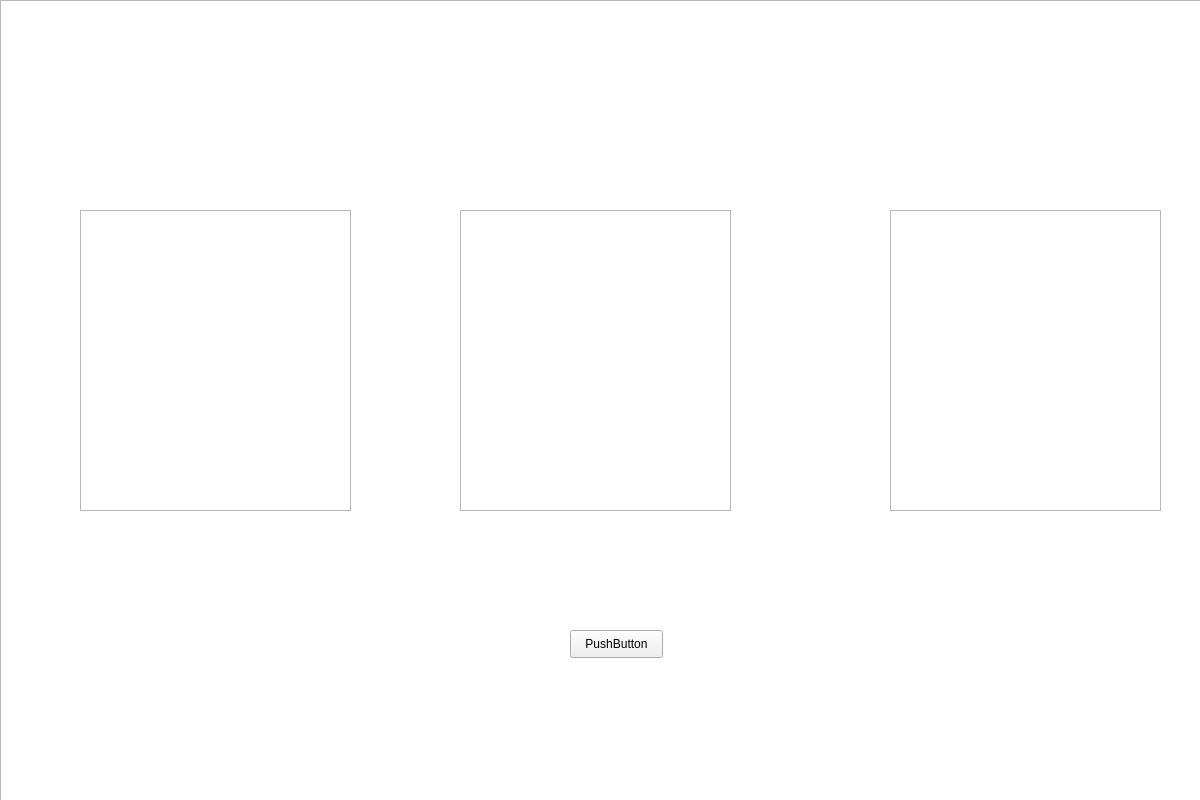
<?xml version="1.0" encoding="UTF-8"?>
<ui version="4.0">
 <class>StartingPage</class>
 <widget class="QWidget" name="StartingPage">
  <property name="geometry">
   <rect>
    <x>0</x>
    <y>0</y>
    <width>1200</width>
    <height>800</height>
   </rect>
  </property>
  <property name="windowTitle">
   <string>Form</string>
  </property>
  <property name="styleSheet">
   <string notr="true"/>
  </property>
  <widget class="QPushButton" name="pushButton">
   <property name="geometry">
    <rect>
     <x>570</x>
     <y>630</y>
     <width>93</width>
     <height>28</height>
    </rect>
   </property>
   <property name="text">
    <string>PushButton</string>
   </property>
  </widget>
  <widget class="QGraphicsView" name="SmartGuy">
   <property name="geometry">
    <rect>
     <x>80</x>
     <y>210</y>
     <width>271</width>
     <height>301</height>
    </rect>
   </property>
   <property name="styleSheet">
    <string notr="true">background-image : url(&quot;:/images/images/main_smart&quot;)</string>
   </property>
  </widget>
  <widget class="QGraphicsView" name="CoolGuy">
   <property name="geometry">
    <rect>
     <x>460</x>
     <y>210</y>
     <width>271</width>
     <height>301</height>
    </rect>
   </property>
   <property name="styleSheet">
    <string notr="true">background-image : url(&quot;:/images/images/main_cool&quot;)</string>
   </property>
  </widget>
  <widget class="QGraphicsView" name="LazyGuy">
   <property name="geometry">
    <rect>
     <x>890</x>
     <y>210</y>
     <width>271</width>
     <height>301</height>
    </rect>
   </property>
   <property name="styleSheet">
    <string notr="true">background-image : url(&quot;:/images/images/main_lazy&quot;)</string>
   </property>
  </widget>
  <widget class="QGraphicsView" name="startbg">
   <property name="geometry">
    <rect>
     <x>0</x>
     <y>0</y>
     <width>1201</width>
     <height>801</height>
    </rect>
   </property>
   <property name="styleSheet">
    <string notr="true">background-image: url(:/images/images/startbg.png);</string>
   </property>
  </widget>
  <zorder>startbg</zorder>
  <zorder>pushButton</zorder>
  <zorder>SmartGuy</zorder>
  <zorder>CoolGuy</zorder>
  <zorder>LazyGuy</zorder>
 </widget>
 <resources/>
 <connections/>
</ui>
